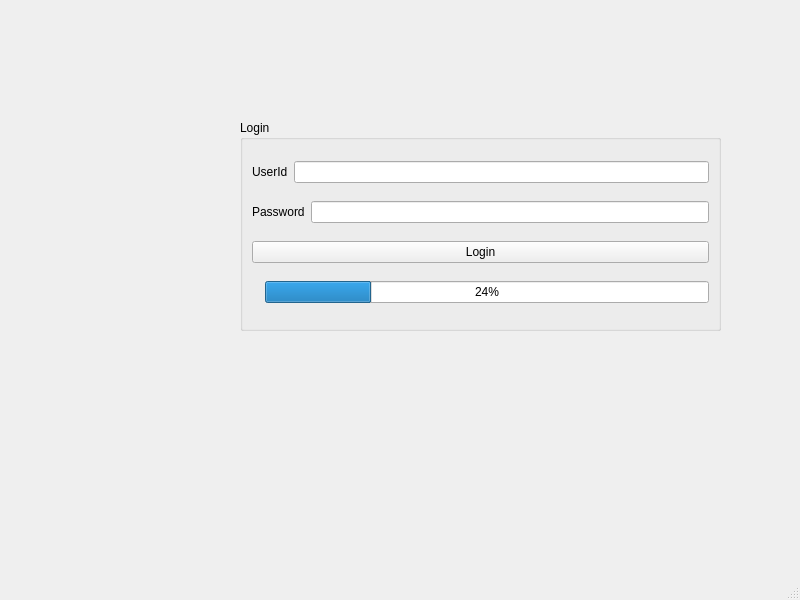
<?xml version="1.0" encoding="UTF-8"?>
<ui version="4.0">
 <class>MainWindow</class>
 <widget class="QMainWindow" name="MainWindow">
  <property name="geometry">
   <rect>
    <x>0</x>
    <y>0</y>
    <width>800</width>
    <height>600</height>
   </rect>
  </property>
  <property name="windowTitle">
   <string>MainWindow</string>
  </property>
  <widget class="QWidget" name="centralwidget">
   <widget class="QLabel" name="label_pic">
    <property name="geometry">
     <rect>
      <x>70</x>
      <y>130</y>
      <width>141</width>
      <height>181</height>
     </rect>
    </property>
    <property name="text">
     <string/>
    </property>
   </widget>
   <widget class="QWidget" name="layoutWidget">
    <property name="geometry">
     <rect>
      <x>240</x>
      <y>120</y>
      <width>481</width>
      <height>211</height>
     </rect>
    </property>
    <layout class="QHBoxLayout" name="horizontalLayout_3">
     <item>
      <widget class="QGroupBox" name="groupBox">
       <property name="title">
        <string>Login</string>
       </property>
       <layout class="QVBoxLayout" name="verticalLayout">
        <item>
         <layout class="QHBoxLayout" name="horizontalLayout_2">
          <item>
           <widget class="QLabel" name="label">
            <property name="text">
             <string>UserId</string>
            </property>
           </widget>
          </item>
          <item>
           <widget class="QLineEdit" name="lineEdit_UserId"/>
          </item>
         </layout>
        </item>
        <item>
         <layout class="QHBoxLayout" name="horizontalLayout">
          <item>
           <widget class="QLabel" name="label_2">
            <property name="text">
             <string>Password</string>
            </property>
           </widget>
          </item>
          <item>
           <widget class="QLineEdit" name="lineEdit_Password"/>
          </item>
         </layout>
        </item>
        <item>
         <widget class="QPushButton" name="pushButton_login">
          <property name="text">
           <string>Login</string>
          </property>
         </widget>
        </item>
        <item>
         <layout class="QHBoxLayout" name="horizontalLayout_4">
          <item>
           <widget class="QLabel" name="label_fixed">
            <property name="text">
             <string/>
            </property>
           </widget>
          </item>
          <item>
           <widget class="QProgressBar" name="progressBar">
            <property name="value">
             <number>24</number>
            </property>
           </widget>
          </item>
         </layout>
        </item>
       </layout>
      </widget>
     </item>
    </layout>
   </widget>
  </widget>
  <widget class="QMenuBar" name="menubar">
   <property name="geometry">
    <rect>
     <x>0</x>
     <y>0</y>
     <width>800</width>
     <height>26</height>
    </rect>
   </property>
  </widget>
  <widget class="QStatusBar" name="statusbar"/>
 </widget>
 <resources/>
 <connections/>
</ui>
